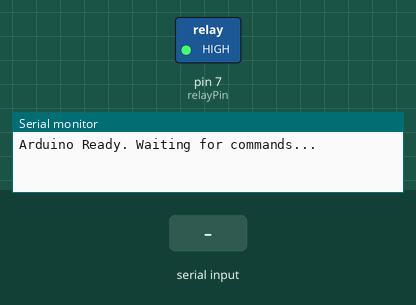
The sketch below on a simulated Arduino Uno, built with avr-gcc and run on an emulated ATmega328P. Shown: switched loads named in the sketch (green lamp = pin HIGH), the last lines printed to the serial monitor. The inputs (shaded band) are chosen by the test bench.

Above: at 1.2 s.
1.3 s: "1" received over Serial
At 2.4 s:
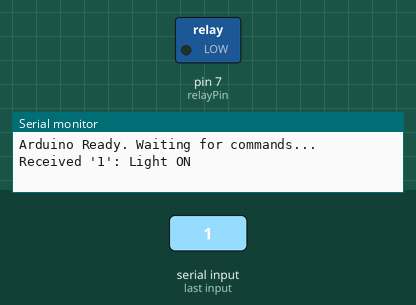
2.8 s: "0" received over Serial
At 3.5 s:
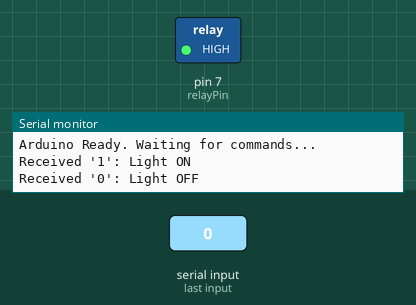
Timing chart, 0 to 5.8 s (numbered marks = the images above; inputs shaded):
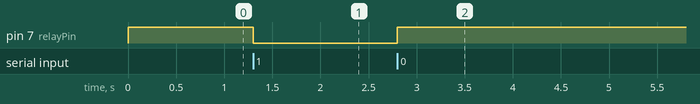

Measured:
- after the input at 1.3 s, pin 7 (relayPin): HIGH → LOW at once
- after the input at 2.8 s, pin 7 (relayPin): LOW → HIGH at once

The sketch:

main.ino
```cpp
const int relayPin = 7;

void setup() {
  // Initialize serial communication at 9600 bits per second:
  Serial.begin(9600);
  // Set the relay pin as an output:
  pinMode(relayPin, OUTPUT);
  // Ensure the relay starts in the OFF state (HIGH signal for the described
  // module)
  digitalWrite(relayPin, HIGH);
  Serial.println("Arduino Ready. Waiting for commands...");
}

void loop() {
  // Check if data is available to read from serial port
  if (Serial.available()) {
    // Read the incoming byte:
    char cmd = Serial.read();

    // Control the relay based on the command
    if (cmd == '1') {
      digitalWrite(relayPin, LOW); // Turn relay ON (Light ON)
      Serial.println("Received '1': Light ON");
    } else if (cmd == '0') {
      digitalWrite(relayPin, HIGH); // Turn relay OFF (Light OFF)
      Serial.println("Received '0': Light OFF");
    } else {
      // Optional: Handle unexpected commands
      Serial.print("Received unexpected command: ");
      Serial.println(cmd);
    }
  }
  // No delay needed here as we continuously check Serial.available()
}
```
